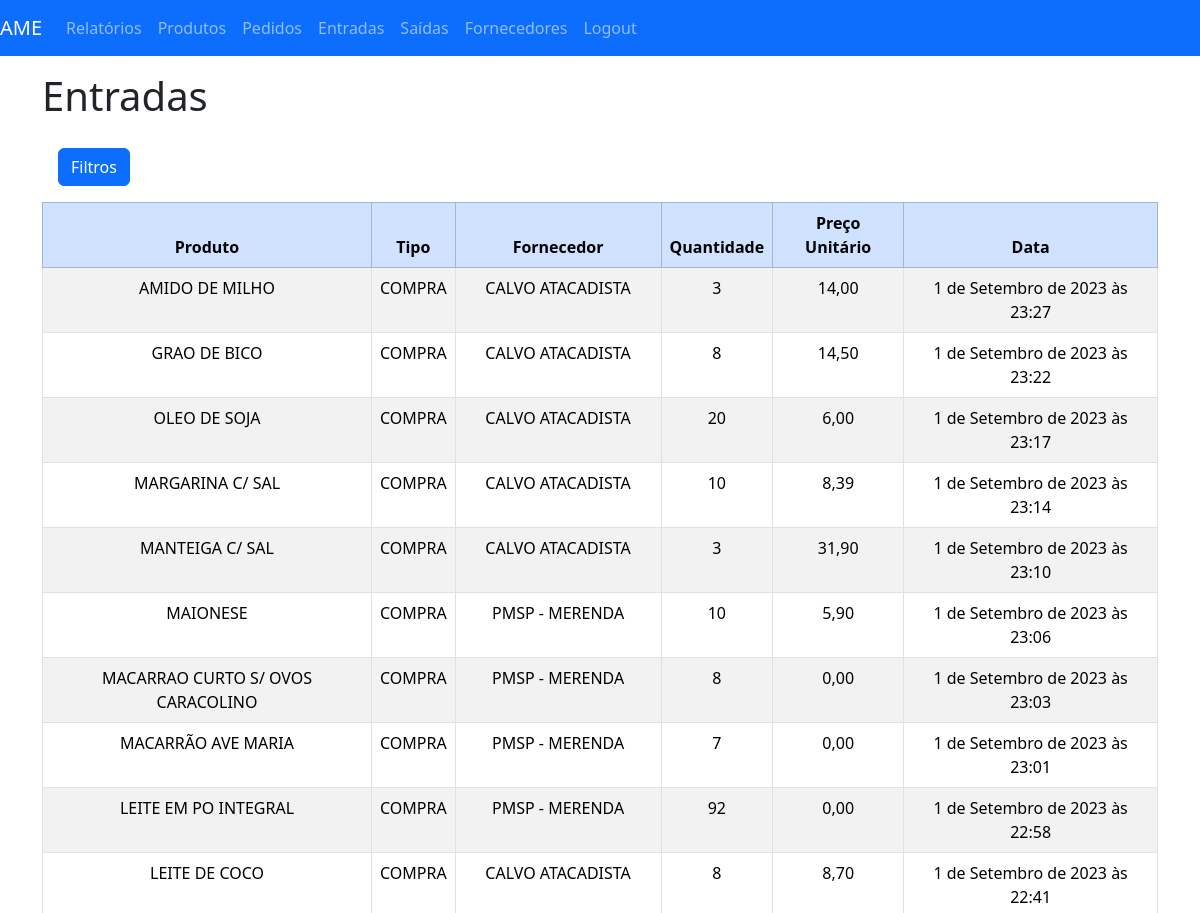
The page /entradas/ (signed in, upper part) on the database as committed earlier.
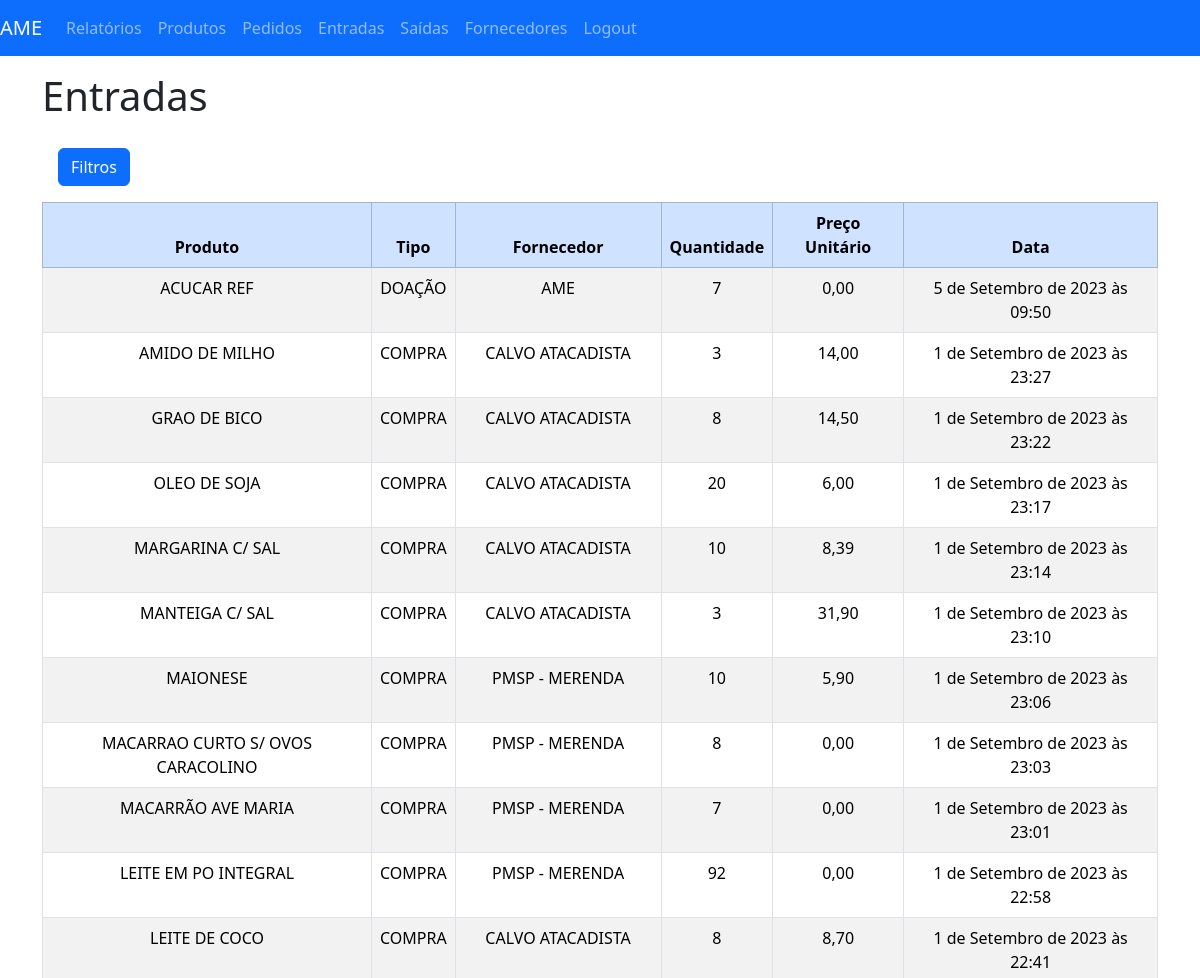
The same page on the database as committed later.
### almoxarifado/models.py (models this page shows, shortened)
class Entrada(models.Model):
    TIPO = (
        ('COMPRA', 'COMPRA'),
        ('DOAÇÃO', 'DOAÇÃO')
    )
    produto = models.ForeignKey(Produto, on_delete=models.CASCADE)
    tipo = models.CharField(max_length=16, choices=TIPO)
    fornecedor = models.ForeignKey(Fornecedor, on_delete=models.CASCADE)
    quantidade = models.PositiveIntegerField()
    preco_unitario = models.DecimalField(max_digits=6, decimal_places=2)
    criado_em = models.DateTimeField(auto_now_add=True)
    usuario = models.ForeignKey(User, on_delete=models.CASCADE)

class Produto(models.Model):
    nome = models.CharField(max_length=255)
    descricao = models.TextField()
    quantidade = models.PositiveIntegerField()
    estoque_minimo = models.PositiveIntegerField()
    categoria = models.ForeignKey(Categoria, on_delete=models.CASCADE, default="")
    local = models.ForeignKey(LocalPrateleira, on_delete=models.CASCADE, default="")
    def __str__(self):
        return self.nome

class Fornecedor(models.Model):
    nome = models.CharField(max_length=255)
    fone = models.CharField(max_length=20, blank=True, null=True)
    email = models.EmailField(blank=True, null=True)
    def __str__(self):
        return self.nome

### almoxarifado/views.py (the view)
# urls.py: path('entradas/', entradas_view, name='entradas'),
@login_required
def entradas_view(request):
    entradas = Entrada.objects.all().order_by("-criado_em")
    produto = request.GET.get('produto')
    tipo = request.GET.get('tipo')
    fornecedor = request.GET.get('fornecedor')
    data_inicial = request.GET.get('data_inicial')
    data_final = request.GET.get('data_final')
    if data_inicial:
        data_inicial = datetime.strptime(data_inicial, '%Y-%m-%d').date()
    if data_final:
        data_final = datetime.strptime(data_final, '%Y-%m-%d').date()
    if produto:
        entradas = entradas.filter(Q(produto__nome__icontains=produto))
    if tipo:
        entradas = entradas.filter(Q(tipo__icontains=tipo))
    if fornecedor:
        entradas = entradas.filter(Q(fornecedor__nome__icontains=fornecedor))
    if data_inicial and data_final:
        entradas = entradas.filter(criado_em__range=[data_inicial, data_final])
    return render(request, 'entradas.html', {'entradas': entradas})

### almoxarifado/templates/entradas.html (shortened to what this page needs)
{% extends 'base.html' %}
{% load django_bootstrap5 %}
{% block content %}
  <h1>Entradas</h1>
  <div class="container-fluid">
    <div class="row">
      <div class="col-3 text-white p-3">
        <button type="button" class="btn btn-primary mt-1" id="botaoFiltros" onClick="esconderFiltro()">
          Filtros
        </button>
      </div>
      <div class="col-9 text-dark p-3">
      </div>
    </div>
  </div>
  <div class="table-responsive">
    <table class="table table-hover table-striped table-bordered ">
      <thead class="table-primary">
        <tr>
          <th>Produto</th>
          <th>Tipo</th>
          <th>Fornecedor</th>
          <th>Quantidade</th>
          <th>Preço Unitário</th>
          <th>Data</th>
        </tr>
      </thead>
      <tbody>
        {% for entrada in entradas %}
          <tr>
            <td>{{ entrada.produto }}</td>
            <td>{{ entrada.tipo }}</td>
            <td>{{ entrada.fornecedor }}</td>
            <td>{{ entrada.quantidade }}</td>
            <td>{{ entrada.preco_unitario }}</td>
            <td>{{ entrada.criado_em }}</td>
          </tr>
        {% endfor %}
      </tbody>
    </table>
  </div>
  <br>
{% endblock %}

Rows that differ between the two databases and show on the page:
added Entrada: produto "ACUCAR REF", tipo "DOAÇÃO", fornecedor "AME", quantidade "7", preco_unitario "0,00", criado_em "5 de Setembro de 2023 às 09:50"
